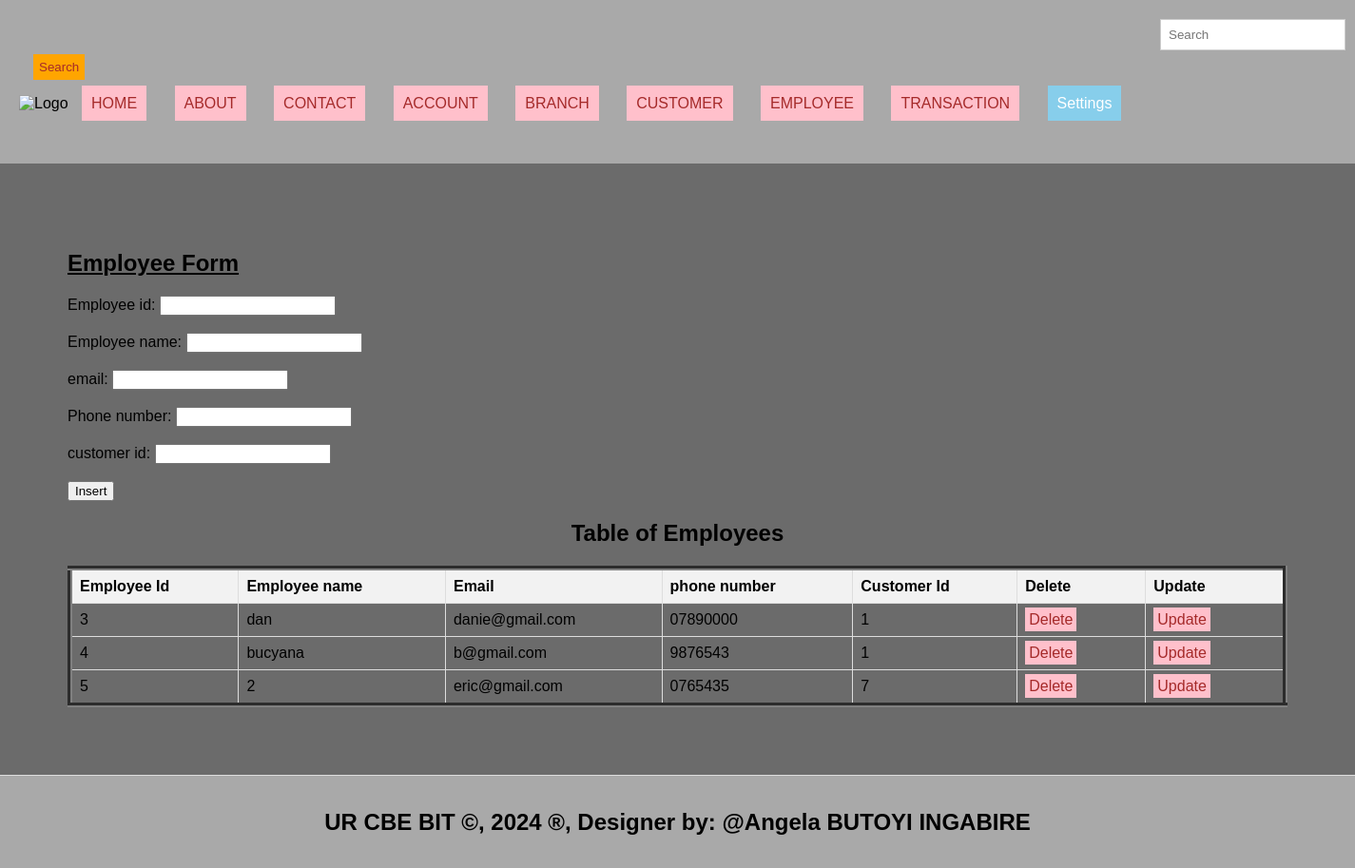
Page /employee.php on the committed database.
### tables this page shows
CREATE TABLE `employee` (
  `employee_id` int(11) NOT NULL,
  `employee_name` varchar(50) DEFAULT NULL,
  `email` varchar(45) DEFAULT NULL,
  `phone_number` varchar(11) DEFAULT NULL,
  `customer_id` int(11) DEFAULT NULL
);

### employee.php (the view, shortened to what this page needs)
<!DOCTYPE html>
<html lang="en">
<head>
  <link rel="stylesheet" type="text/css" href="style.css" title="style 1" media="screen, tv, projection, handheld, print"/>
  </head>
  <header>
<body bgcolor="#6B6B6B" >
  <form class="d-flex" role="search" action="search.php">
      <input class="form-control me-2" type="search" placeholder="Search" aria-label="Search"name="query">
      <button class="btn btn-outline-success" type="submit">Search</button>
    </form>
  <ul style="list-style-type: none; padding: 0;">
    <li style="display: inline; margin-right: 10px;">
    <img src="./images/bank-vector-icon.jpg" width="90" height="60" alt="Logo">
  </li>
    <li style="display: inline; margin-right: 10px;"><a href="./home.html">HOME</a>
  </li>
    <li style="display: inline; margin-right: 10px;"><a href="./about.html">ABOUT</a>
  </li>
    <li style="display: inline; margin-right: 10px;"><a href="./contact.html">CONTACT</a>
  </li>
    <li style="display: inline; margin-right: 10px;"><a href="./account.php">ACCOUNT</a>
  </li>
    <li style="display: inline; margin-right: 10px;"><a href="./branch.php">BRANCH</a>
  </li>
    <li style="display: inline; margin-right: 10px;"><a href="./customer.php">CUSTOMER</a>
  </li>
    <li style="display: inline; margin-right: 10px;"><a href="./employee.php">EMPLOYEE</a>
  </li>
 <li style="display: inline; margin-right: 10px;"><a href="./transaction.php">TRANSACTION</a>
  </li>
    <li class="dropdown" style="display: inline; margin-right: 10px;">
      <a href="#" style="padding: 10px; color: white; background-color: skyblue; text-decoration: none; margin-right: 15px;">Settings</a>
    </li><br><br>
  </ul>
</header>
<section>
    <h1><u> Employee Form </u></h1>
    <form method="post" onsubmit="return confirmInsert();">
        <label for="employee_id">Employee id:</label>
        <input type="number" id="eid" name="eid"><br><br>
        <label for="employee_name">Employee name:</label>
        <input type="text" id="ename" name="ename" required><br><br>
        <label for="email">email:</label>
        <input type="text" id="email" name="email" required><br><br>
        <label for="phone_number">Phone number:</label>
        <input type="number" id="ephoneno" name="ephoneno" required><br><br>
        <label for="customer_id">customer id:</label>
        <input type="number" id="ecid" name="ecid" required><br><br>
        <input type="submit" name="add" value="Insert">
    </form>
<!DOCTYPE html>
<html>
<head>
</head>
<body>
    <center><h2>Table of Employees</h2></center>
    <table border="5">
        <tr>
            <th>Employee Id</th>
            <th>Employee name</th>
            <th>Email</th>
            <th>phone number</th>
            <th>Customer Id</th>
            <th>Delete</th>
            <th>Update</th>
        </tr>
        <?php
        include('database_connection.php');
        $sql = "SELECT * FROM employee";
        $result = $connection->query($sql);
        if ($result->num_rows > 0) {
            while ($row = $result->fetch_assoc()) {
                $eid = $row['employee_id'];
                echo "<tr>
                    <td>" . $row['employee_id'] . "</td>
                    <td>" . $row['employee_name'] . "</td>
                    <td>" . $row['email'] . "</td>
                    <td>" . $row['phone_number'] . "</td>
                    <td>" . $row['customer_id'] . "</td>
                    <td><a style='padding:4px' href='delete_Employee.php?employee_id=$eid'>Delete</a></td>
                    <td><a style='padding:4px' href='update_Employee.php?employee_id=$eid'>Update</a></td>
                </tr>";
            }
        } else {
            echo "<tr><td colspan='6'>No data found</td></tr>";
        }
        ?>
    </table>
</body>
    </section>
<footer>
  <center>
    <b><h2>UR CBE BIT &copy, 2024 &reg, Designer by: @Angela BUTOYI INGABIRE</h2></b>
  </center>
</footer>
</body>
</html>

### style.css (style rules this page uses)
body { font-family: Arial, sans-serif; margin: 0; padding: 0; }
.form-control { padding: 8px; margin-left: 4px; border: 1px solid #ccc; }
.btn { padding: 6px; background-color: orange; color: brown; border: none; }
.dropdown { position: relative; display: inline; margin-right: 10px; }
body { font-family: Arial,sans-serif; margin:0; padding:0; }
header { background-color:darkgray; padding: 20px; }
.dropdown { position: right; display:right; direction:rtl; }
section { padding:28px; border-bottom: 1px solid #ddd; }
footer { text-align: center; padding: 15px; background-color:darkgray; }

### employee.php (style rules this page uses)
a { padding: 10px; color: white; background-color: pink; text-decoration: none; margin-right: 15px; }
a:link { color: brown; }
button.btn { margin-left: 15px; margin-top: 4px; }
input.form-control { margin-left: 1200px; padding: 8px; }
section { padding:71px; border-bottom: 1px solid #ddd; }
footer { text-align: center; padding: 15px; background-color:darkgray; }
table { width: 100%; border-collapse: collapse; }
th, td { border: 1px solid #ddd; padding: 8px; text-align: left; }
th { background-color: #f2f2f2; }

### rows in the picture
employee: employee_id "3", employee_name "dan", email "danie@gmail.com", phone_number "07890000", customer "1"
employee: employee_id "4", employee_name "bucyana", email "b@gmail.com", phone_number "9876543", customer "1"
employee: employee_id "5", employee_name "2", email "eric@gmail.com", phone_number "0765435", customer "7"
